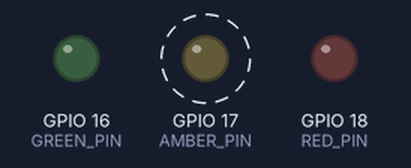
A sketch run on a simulated ESP32. On the bench: output pins drawn as LEDs (lit = HIGH). Dashed ring = blinking.

Above: at 0.3 s.
Timing chart, 0 to 3.2 s (numbered marks = the images above):
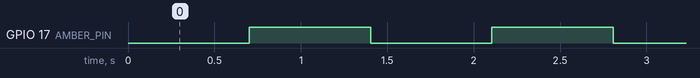

The sketch:

esp32_watchdog.ino
```cpp
// Base para ESP32 clásico (Dev Module). Ajustar pines al modelo real.
// 3 LEDs con resistencias: verde GPIO16, ámbar GPIO17, rojo GPIO18.
// Recibe H,<nivel>,<secuencia> por Serial a 115200 baudios.
// No lee RAM/disco del PC: vigila el latido y muestra el estado recibido.
// Hardware no validado en el entorno de desarrollo de este prototipo.
#include <Arduino.h>

constexpr int GREEN_PIN = 16;
constexpr int AMBER_PIN = 17;
constexpr int RED_PIN = 18;
constexpr unsigned long TIMEOUT_MS = 15000;
char buffer[80];
size_t used = 0;
unsigned long lastHeartbeat = 0;
bool receivedHeartbeat = false;
unsigned int level = 3;

void showLights(bool green, bool amber, bool red) {
  digitalWrite(GREEN_PIN, green ? HIGH : LOW);
  digitalWrite(AMBER_PIN, amber ? HIGH : LOW);
  digitalWrite(RED_PIN, red ? HIGH : LOW);
}

void setup() {
  Serial.begin(115200);
  pinMode(GREEN_PIN, OUTPUT);
  pinMode(AMBER_PIN, OUTPUT);
  pinMode(RED_PIN, OUTPUT);
}

void loop() {
  while (Serial.available()) {
    char ch = Serial.read();
    if (ch == '\n') {
      buffer[used] = '\0';
      unsigned int incomingLevel;
      unsigned long sequence;
      if (sscanf(buffer, "H,%u,%lu", &incomingLevel, &sequence) == 2 && incomingLevel <= 3) {
        level = incomingLevel;
        lastHeartbeat = millis();
        receivedHeartbeat = true;
      }
      used = 0;
    } else if (ch != '\r') {
      if (used < sizeof(buffer) - 1) buffer[used++] = ch;
      else used = 0;
    }
  }
  bool stale = receivedHeartbeat && (millis() - lastHeartbeat > TIMEOUT_MS);
  if (stale) showLights(false, false, (millis() / 300) % 2);
  else if (!receivedHeartbeat || level == 3) showLights(false, (millis() / 700) % 2, false);
  else showLights(level == 0, level == 1, level == 2);
  delay(10);
}
```

Measured:
- by itself, GPIO 17 (AMBER_PIN): alternates HIGH for 0.70 s and LOW for 0.70 s
